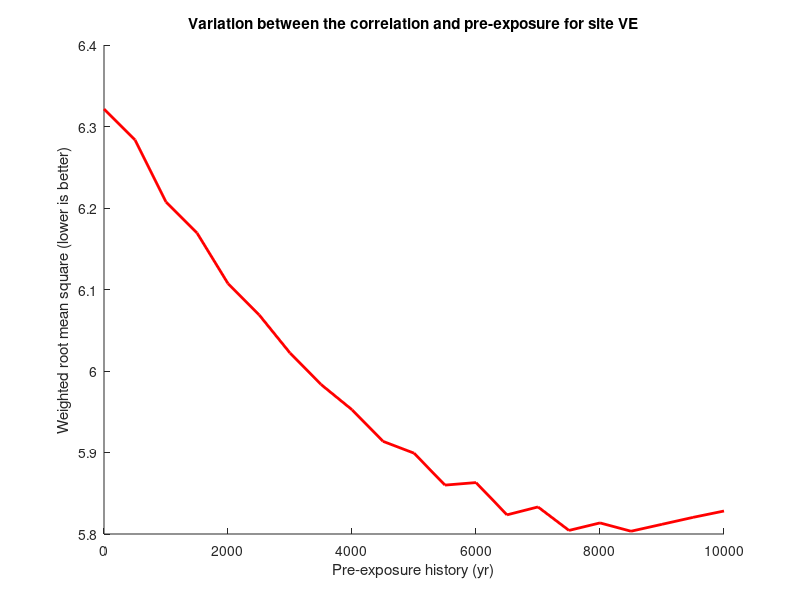
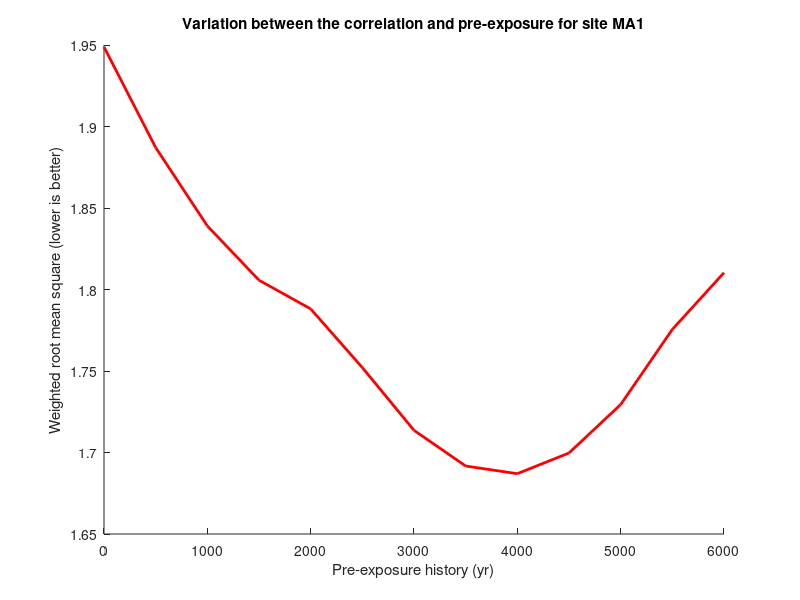
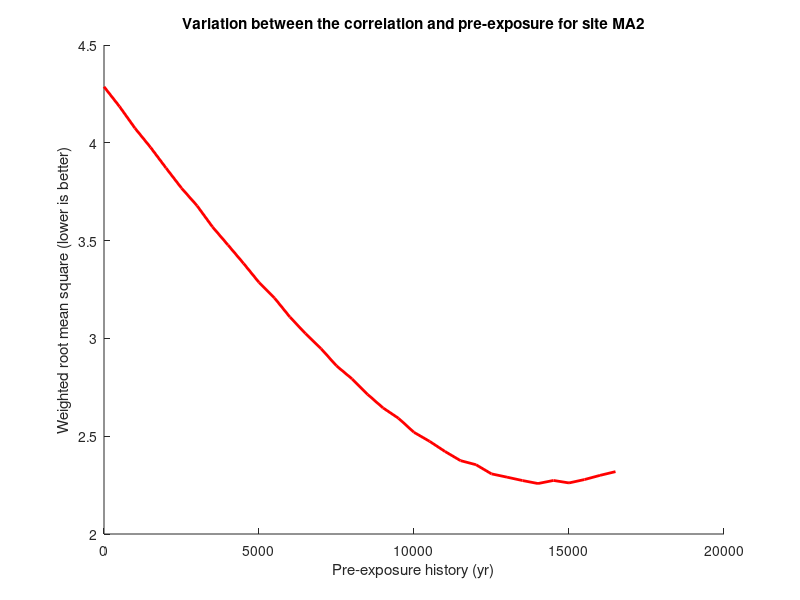
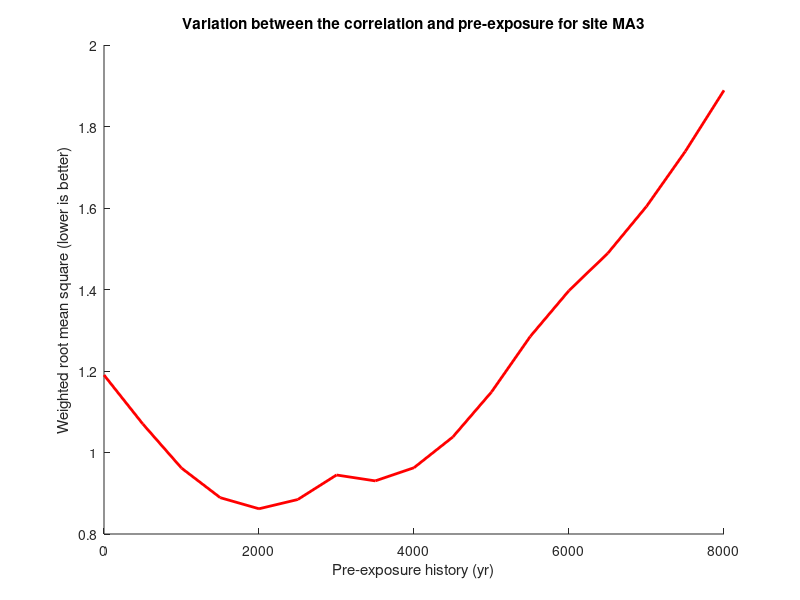

MATLAB code for these plots, in order:

ve_values = [
0      6.321418794;
500	   6.2836;
1000   6.2074;
1500   6.1694;
2000   6.1073;
2500   6.0691;
3000   6.0221;
3500   5.9835;
4000   5.9525;
4500   5.9137;
5000   5.8992;
5500   5.86;
6000   5.8631;
6500   5.8235;
7000   5.8332;
7500   5.8044;
8000   5.8136;
8500   5.8034;
9000   5.8119;
9500   5.8204;
10000  5.8282;
];

ma1_values = [
0    1.9488;
500 1.8871;
1000 1.839;
1500 1.8057;
2000 1.7881;
2500 1.7521;
3000 1.7136;
3500 1.6917;
4000 1.687;
4500 1.6997;
5000 1.7294;
5500 1.7755;
6000 1.8103;
];

ma2_values = [
0    4.2867;
500 4.1856;
1000 4.0745;
1500 3.9769;
2000 3.8713;
2500 3.7684;
3000 3.6786;
3500 3.57;
4000 3.4774;
4500 3.3837;
5000 3.2861;
5500 3.2065;
6000 3.1087;
6500 3.0248;
7000 2.948;
7500 2.8597;
8000 2.7932;
8500 2.7143;
9000 2.6448;
9500 2.5916;
10000 2.5198; 
10500 2.474; 
11000 2.4219; 
11500 2.3751;
12000 2.3542; 
12500 2.3074;
13000 2.2906;
13500 2.2733; 
14000 2.258; 
14500 2.2738;
15000 2.2611;
15500 2.2784;
16000 2.2998;
16500 2.3188; 
];

ma3_values = [
0     1.1901;
500 1.0702;
1000 0.96178;
1500 0.88914;
2000 0.86192;
2500 0.88459;
3000 0.9448;
3500 0.93036;
4000 0.96265;
4500 1.0379;
5000 1.1485;
5500 1.2847;
6000 1.3974;
6500 1.4888;
7000 1.6039;
7500 1.7387;
8000 1.8888;
];

ma4_values = [
0    2.7766;
500  2.7636;
1000 2.7399;
1500 2.7127;
2000 2.6907;
2500 2.674;
3000 2.6627;
3500 2.6569;
4000 2.6564;
4500 2.6362;
5000 2.6214;
5500 2.6123;
6000 2.6089;
6500 2.6113;
7000 2.6193;
7500 2.6222;
8000 2.6157;
8500 2.6149;
9000 2.62;
9500 2.6308;
10000 2.6473; 
10500 2.6695;
11000 2.6748; 
11500 2.6825; 
12000 2.696; 
12500 2.7152; 
13000 2.7397; 
13500 2.7698; 
14000 2.7955; 
14500 2.8114; 
15000 2.8327; 
];


figure('Name', 'VE site');
hold on;
plot(ve_values(:,1), ve_values(:,2), '-r', 'LineWidth', 2);
title('Variation between the correlation and pre-exposure for site VE');
ylabel('Weighted root mean square (lower is better)');
xlabel('Pre-exposure history (yr)');
hold off;

figure('Name', 'MA1 site');
hold on;
plot(ma1_values(:,1), ma1_values(:,2), '-r', 'LineWidth', 2);
title('Variation between the correlation and pre-exposure for site MA1');
ylabel('Weighted root mean square (lower is better)');
xlabel('Pre-exposure history (yr)');
hold off;

figure('Name', 'MA2 site');
hold on;
plot(ma2_values(:,1), ma2_values(:,2), '-r', 'LineWidth', 2);
title('Variation between the correlation and pre-exposure for site MA2');
ylabel('Weighted root mean square (lower is better)');
xlabel('Pre-exposure history (yr)');
hold off;

figure('Name', 'MA3 site');
hold on;
plot(ma3_values(:,1), ma3_values(:,2), '-r', 'LineWidth', 2);
title('Variation between the correlation and pre-exposure for site MA3');
ylabel('Weighted root mean square (lower is better)');
xlabel('Pre-exposure history (yr)');
hold off;

figure('Name', 'MA4 site');
hold on;
plot(ma4_values(:,1), ma4_values(:,2), '-r', 'LineWidth', 2);
title('Variation between the correlation and pre-exposure for site MA4');
ylabel('Weighted root mean square (lower is better)');
xlabel('Pre-exposure history (yr)');
hold off;
